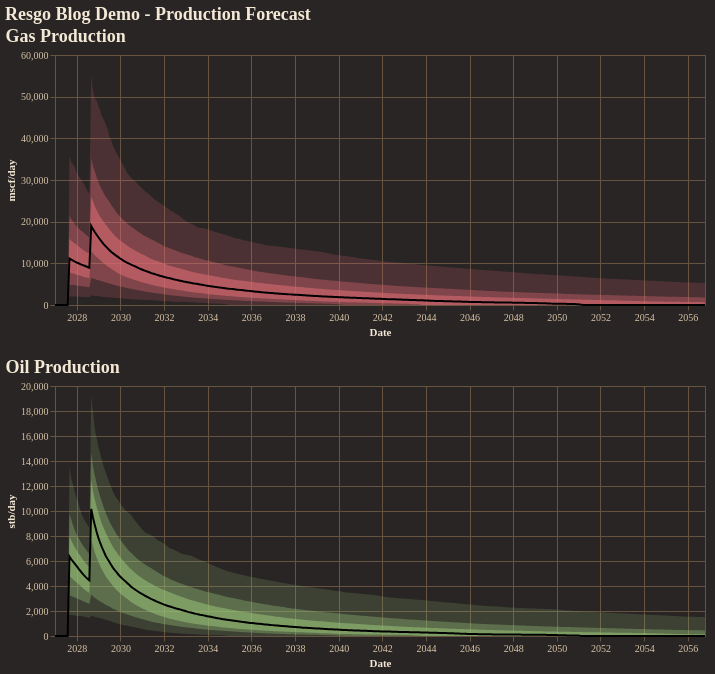

Notebook source saved alongside this figure:
### Code cell
fig = reporter.plotter.combined_production_plot(
    figsize=(650, 250),
    backend=PLOTTING_BACKEND
)
fig.show()

### Figure 1 — Vega-Lite specification as saved in the notebook (floating-point values rounded to 4 significant figures; data arrays with more than 128 entries replaced by an {"elided": "..."} marker saying what was removed)
{"config": {"background": "#292524", "view": {"fill": "#292524", "stroke": "#665340"}, "title": {"color": "#f4e9d7", "font": "Merriweather", "fontSize": 18, "fontWeight": 600, "subtitleColor": "#d5c2a6", "anchor": "start"}, "axis": {"domainColor": "#665340", "gridColor": "#665340", "tickColor": "#665340", "labelColor": "#d5c2a6", "titleColor": "#f4e9d7", "labelFont": "Merriweather", "titleFont": "Merriweather"}, "legend": {"titleColor": "#f4e9d7", "labelColor": "#d5c2a6", "labelFont": "Merriweather", "titleFont": "Merriweather", "orient": "top-right", "symbolType": "circle"}, "header": {"labelColor": "#d5c2a6", "titleColor": "#f4e9d7", "labelFont": "Merriweather", "titleFont": "Merriweather"}, "mark": {"color": "#c78d3b"}, "line": {"color": "#c78d3b"}, "bar": {"color": "#c78d3b"}, "point": {"color": "#ddb06d"}, "area": {"color": "#c78d3b", "opacity": 0.35}, "text": {"color": "#f4e9d7", "font": "Merriweather"}, "range": {"category": ["#5DA5DA", "#F28E2B", "#59C36A", "#E15759", "#B07AA1", "#4ECDC4", "#FF9DA7", "#EDC948"]}}, "vconcat": [{"layer": [{"mark": {"type": "area", "color": "rgba(224, 108, 117, 1.0)", "opacity": 0.18}, "encoding": {"tooltip": [{"field": "date", "title": "Date", "type": "temporal"}, {"field": "p01", "format": ",.2f", "title": "P01", "type": "quantitative"}, {"field": "p10", "format": ",.2f", "title": "P10", "type": "quantitative"}, {"field": "p25", "format": ",.2f", "title": "P25", "type": "quantitative"}, {"field": "p50", "format": ",.2f", "title": "P50", "type": "quantitative"}, {"field": "p75", "format": ",.2f", "title": "P75", "type": "quantitative"}, {"field": "p90", "format": ",.2f", "title": "P90", "type": "quantitative"}, {"field": "p99", "format": ",.2f", "title": "P99", "type": "quantitative"}], "x": {"field": "date", "title": "Date", "type": "temporal"}, "y": {"field": "p01", "title": "mscf/day", "type": "quantitative"}, "y2": {"field": "p99"}}}, {"mark": {"type": "area", "color": "rgba(224, 108, 117, 1.0)", "opacity": 0.35}, "encoding": {"tooltip": [{"field": "date", "title": "Date", "type": "temporal"}, {"field": "p01", "format": ",.2f", "title": "P01", "type": "quantitative"}, {"field": "p10", "format": ",.2f", "title": "P10", "type": "quantitative"}, {"field": "p25", "format": ",.2f", "title": "P25", "type": "quantitative"}, {"field": "p50", "format": ",.2f", "title": "P50", "type": "quantitative"}, {"field": "p75", "format": ",.2f", "title": "P75", "type": "quantitative"}, {"field": "p90", "format": ",.2f", "title": "P90", "type": "quantitative"}, {"field": "p99", "format": ",.2f", "title": "P99", "type": "quantitative"}], "x": {"field": "date", "title": "Date", "type": "temporal"}, "y": {"field": "p10", "title": "mscf/day", "type": "quantitative"}, "y2": {"field": "p90"}}}, {"mark": {"type": "area", "color": "rgba(224, 108, 117, 1.0)", "opacity": 0.55}, "encoding": {"tooltip": [{"field": "date", "title": "Date", "type": "temporal"}, {"field": "p01", "format": ",.2f", "title": "P01", "type": "quantitative"}, {"field": "p10", "format": ",.2f", "title": "P10", "type": "quantitative"}, {"field": "p25", "format": ",.2f", "title": "P25", "type": "quantitative"}, {"field": "p50", "format": ",.2f", "title": "P50", "type": "quantitative"}, {"field": "p75", "format": ",.2f", "title": "P75", "type": "quantitative"}, {"field": "p90", "format": ",.2f", "title": "P90", "type": "quantitative"}, {"field": "p99", "format": ",.2f", "title": "P99", "type": "quantitative"}], "x": {"field": "date", "title": "Date", "type": "temporal"}, "y": {"field": "p25", "title": "mscf/day", "type": "quantitative"}, "y2": {"field": "p75"}}}, {"mark": {"type": "line", "color": "black", "strokeWidth": 2}, "encoding": {"tooltip": [{"field": "date", "title": "Date", "type": "temporal"}, {"field": "p01", "format": ",.2f", "title": "P01", "type": "quantitative"}, {"field": "p10", "format": ",.2f", "title": "P10", "type": "quantitative"}, {"field": "p25", "format": ",.2f", "title": "P25", "type": "quantitative"}, {"field": "p50", "format": ",.2f", "title": "P50", "type": "quantitative"}, {"field": "p75", "format": ",.2f", "title": "P75", "type": "quantitative"}, {"field": "p90", "format": ",.2f", "title": "P90", "type": "quantitative"}, {"field": "p99", "format": ",.2f", "title": "P99", "type": "quantitative"}], "x": {"field": "date", "title": "Date", "type": "temporal"}, "y": {"field": "p50", "title": "mscf/day", "type": "quantitative"}}}], "data": {"name": "data-14be4358988acf43b3ce8b4d7426fc11"}, "height": 250, "title": "Gas Production", "width": 650}, {"layer": [{"mark": {"type": "area", "color": "rgba(152, 195, 121, 1.0)", "opacity": 0.18}, "encoding": {"tooltip": [{"field": "date", "title": "Date", "type": "temporal"}, {"field": "p01", "format": ",.2f", "title": "P01", "type": "quantitative"}, {"field": "p10", "format": ",.2f", "title": "P10", "type": "quantitative"}, {"field": "p25", "format": ",.2f", "title": "P25", "type": "quantitative"}, {"field": "p50", "format": ",.2f", "title": "P50", "type": "quantitative"}, {"field": "p75", "format": ",.2f", "title": "P75", "type": "quantitative"}, {"field": "p90", "format": ",.2f", "title": "P90", "type": "quantitative"}, {"field": "p99", "format": ",.2f", "title": "P99", "type": "quantitative"}], "x": {"field": "date", "title": "Date", "type": "temporal"}, "y": {"field": "p01", "title": "stb/day", "type": "quantitative"}, "y2": {"field": "p99"}}}, {"mark": {"type": "area", "color": "rgba(152, 195, 121, 1.0)", "opacity": 0.35}, "encoding": {"tooltip": [{"field": "date", "title": "Date", "type": "temporal"}, {"field": "p01", "format": ",.2f", "title": "P01", "type": "quantitative"}, {"field": "p10", "format": ",.2f", "title": "P10", "type": "quantitative"}, {"field": "p25", "format": ",.2f", "title": "P25", "type": "quantitative"}, {"field": "p50", "format": ",.2f", "title": "P50", "type": "quantitative"}, {"field": "p75", "format": ",.2f", "title": "P75", "type": "quantitative"}, {"field": "p90", "format": ",.2f", "title": "P90", "type": "quantitative"}, {"field": "p99", "format": ",.2f", "title": "P99", "type": "quantitative"}], "x": {"field": "date", "title": "Date", "type": "temporal"}, "y": {"field": "p10", "title": "stb/day", "type": "quantitative"}, "y2": {"field": "p90"}}}, {"mark": {"type": "area", "color": "rgba(152, 195, 121, 1.0)", "opacity": 0.55}, "encoding": {"tooltip": [{"field": "date", "title": "Date", "type": "temporal"}, {"field": "p01", "format": ",.2f", "title": "P01", "type": "quantitative"}, {"field": "p10", "format": ",.2f", "title": "P10", "type": "quantitative"}, {"field": "p25", "format": ",.2f", "title": "P25", "type": "quantitative"}, {"field": "p50", "format": ",.2f", "title": "P50", "type": "quantitative"}, {"field": "p75", "format": ",.2f", "title": "P75", "type": "quantitative"}, {"field": "p90", "format": ",.2f", "title": "P90", "type": "quantitative"}, {"field": "p99", "format": ",.2f", "title": "P99", "type": "quantitative"}], "x": {"field": "date", "title": "Date", "type": "temporal"}, "y": {"field": "p25", "title": "stb/day", "type": "quantitative"}, "y2": {"field": "p75"}}}, {"mark": {"type": "line", "color": "black", "strokeWidth": 2}, "encoding": {"tooltip": [{"field": "date", "title": "Date", "type": "temporal"}, {"field": "p01", "format": ",.2f", "title": "P01", "type": "quantitative"}, {"field": "p10", "format": ",.2f", "title": "P10", "type": "quantitative"}, {"field": "p25", "format": ",.2f", "title": "P25", "type": "quantitative"}, {"field": "p50", "format": ",.2f", "title": "P50", "type": "quantitative"}, {"field": "p75", "format": ",.2f", "title": "P75", "type": "quantitative"}, {"field": "p90", "format": ",.2f", "title": "P90", "type": "quantitative"}, {"field": "p99", "format": ",.2f", "title": "P99", "type": "quantitative"}], "x": {"field": "date", "title": "Date", "type": "temporal"}, "y": {"field": "p50", "title": "stb/day", "type": "quantitative"}}}], "data": {"name": "data-406276e7b5e15fe4eff869e225c4475a"}, "height": 250, "title": "Oil Production", "width": 650}], "title": "Resgo Blog Demo - Production Forecast", "$schema": "https://vega.github.io/schema/vega-lite/v5.20.1.json", "datasets": {"data-14be4358988acf43b3ce8b4d7426fc11": {"elided": "360 records"}, "data-406276e7b5e15fe4eff869e225c4475a": {"elided": "360 records"}}}
